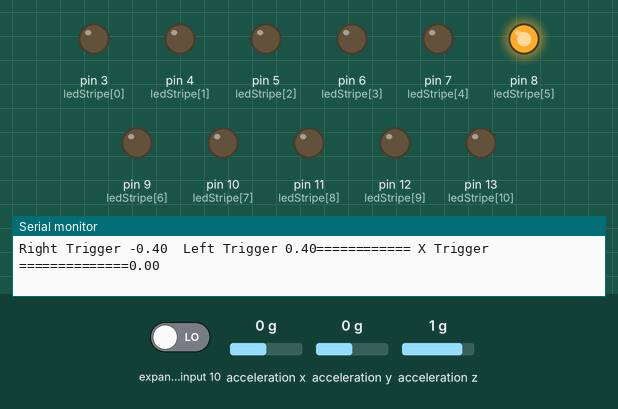
A sketch run on a simulated Arduino Uno, built with avr-gcc and run on an emulated ATmega328P. Shown: output pins drawn as LEDs (lit = HIGH), the last lines printed to the serial monitor. Wiring (inferred from the names in the program): ADXL345 accelerometer at I2C address 0x53. Dashed ring = blinking. The inputs (shaded band) are chosen by the test bench; at power-on: acceleration x 0 g, expander input 10 LOW, acceleration y 0 g, acceleration z 1 g.

Above: at 2.2 s.
2.3 s: acceleration x set to -0.3 g
5.3 s: acceleration x set to -0.6 g
At 5.54 s:
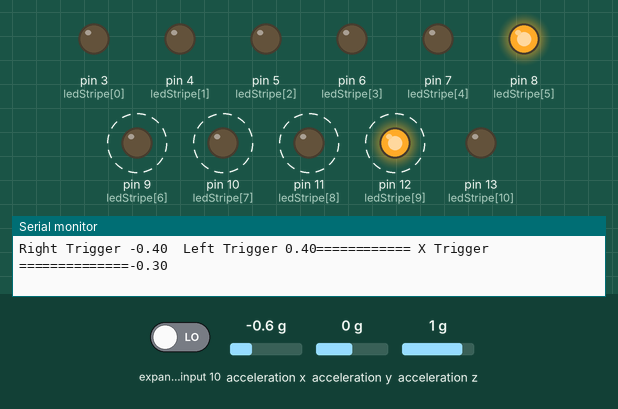
8.3 s: acceleration x set to 0.8 g
At 9.74 s:
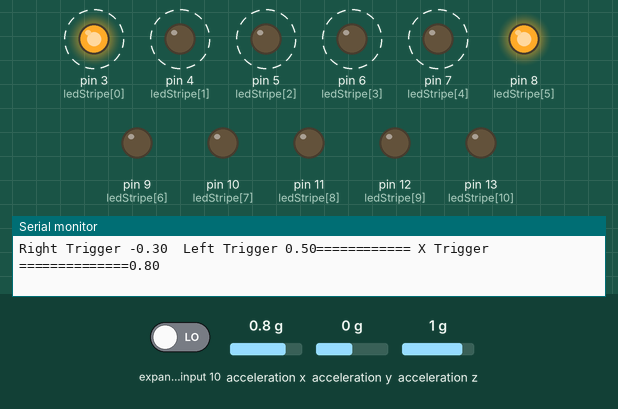
Timing chart, 0 to 17.3 s (numbered marks = the images above; inputs shaded):
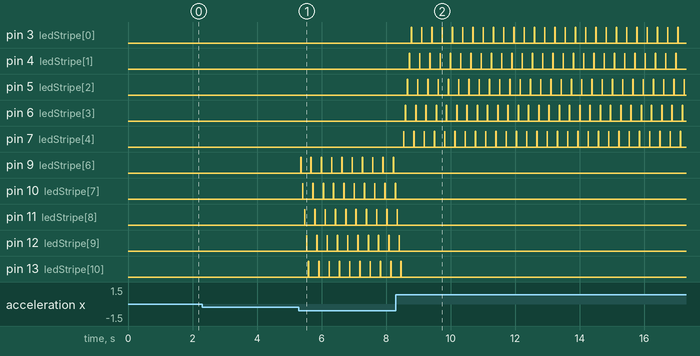

The sketch:

ADXL_Accelerometer.ino
```cpp
  /*
    Arduino and ADXL345 Accelerometer Tutorial
     by Dejan, https://howtomechatronics.com
*/

#include <Wire.h>  // Wire library - used for I2C communication

//Variables
int ADXL345 = 0x53; // The ADXL345 sensor I2C address

float X_out, Y_out, Z_out;  // Outputs

float right_trigger = -0.4; // Global VAR position to the right arrow

float left_trigger = 0.4; // Global VAR position to the left arrow

int ledStripe[] = {3,4,5,6,7,8,9,10,11,12,13};
int leftLed[] = {9,10,11,12,13}; //pins for left arrow
int rightLed[] = {7,6,5,4,3}; //pins for right a dfrrow
int breakLight[] = {8}; //intialize ledw d (safety led)

int pinCount = 11; // total number of pins

unsigned long duration;

//Variables

int startRead(){

  Wire.beginTransmission(ADXL345);
  Wire.write(0x32); // Start with register 0x32 (ACCEL_XOUT_H)
  Wire.endTransmission(false);
  Wire.requestFrom(ADXL345, 6, true); // Read 6 registers total, each axis value is stored in 2 registers
  X_out = ( Wire.read()| Wire.read() << 8); // X-axis value
  X_out = X_out/256; //For a range of +-2g, we need to divide the raw values by 256, according to the datasheet
  Y_out = ( Wire.read()| Wire.read() << 8); // Y-axis value
  Y_out = Y_out/256;
  Z_out = ( Wire.read()| Wire.read() << 8); // Z-axis value
  Z_out = Z_out/256;

 }


int keepRightBlink(){

  for(int x = 0; x < 5; x++) {
      digitalWrite(rightLed[x], HIGH);
      delay(10);
      digitalWrite(rightLed[x], LOW);
      delay(50);
    }
}

int keepLeftBlink(){

  for(int x = 0; x < 5; x++) {
      digitalWrite(leftLed[x], HIGH);
      delay(10);
      digitalWrite(leftLed[x], LOW);
      delay(50);
    }
}

void keepSafeBreakLight(){
      digitalWrite(breakLight, HIGH);
      delay(300);
      digitalWrite(breakLight, LOW);
      delay(300);
  }


void setup() {

  Serial.begin(9600); // Initiate serial communication for printing the results on the Serial monitor
  Wire.begin(); // Initiate the Wire library

  // Set ADXL345 in measuring mode
  Wire.beginTransmission(ADXL345); // Start communicating with the device
  Wire.write(0x2D); // Access/ talk to POWER_CTL Register - 0x2D
  // Enable measurement
  Wire.write(8); // (8dec -> 0000 1000 binary) Bit D3 High for measuring enable
  Wire.endTransmission();

  // LED ARROW ///////////////////////////////////////////////////////////////////////////////////////////////////////////


  ///////////////////////////////////////////////////////////////////////////////////////////////////////////

  // Pin LEDs
  // Initialize the pinMode for all the LEDs
  for(int thisPin = 0; thisPin < pinCount; thisPin++) {
    pinMode(ledStripe[thisPin], OUTPUT);
  }


  pinMode(8,OUTPUT); // BReak Light Pin
  digitalWrite(8,HIGH);

/*
    digitalWrite(breakLight, HIGH);
    delay(300);
    digitalWrite(breakLight, LOW);
    delay(300);
 */

   duration = pulseIn(breakLight, HIGH);
   Serial.println(duration);


}

void loop() {
    //Start acceleromter data
    startRead();

    if (X_out < right_trigger){

    right_trigger = X_out + 0.3;

    keepLeftBlink();


    /* TESTERS
    Serial.print('\n');
    Serial.print('\r');
    Serial.print("============ X ==============");
    Serial.print(X_out);
    Serial.print('\n');
    Serial.print('\r');
    */

 }


 if (X_out > left_trigger){

    left_trigger =  X_out - 0.3;

    keepRightBlink();

    /* TESTERS
    Serial.print('\n');
    Serial.print('\r');
    Serial.print("============ X ==============");
    Serial.print(X_out);
    Serial.print('\n');
    Serial.print('\r');
    */

 }


  if(Y_out > left_trigger){ right_trigger = -0.4;} // Check the Y position and if is greater than 0.4 then reset the trigger to -0.4

  if(Y_out > 0.4){left_trigger = 0.4;} // Check the Y position and if is lower than -0.4 then reset the trigger to 0.4

  /*
  Serial.print("Xa=     ");
  Serial.print(X_out);
  Serial.print("      Ya= ");
  Serial.print(Y_out);
  Serial.print("      Za= ");
  Serial.println(Z_out);
*/

  Serial.print("Right Trigger ");
  Serial.print(right_trigger);
  Serial.print("  Left Trigger ");
  Serial.print(left_trigger);


  Serial.print("============ X Trigger ==============");
  Serial.print(X_out);
  Serial.print('\n');
  Serial.print('\r');


  return ;


}
```

Measured:
- the behaviour switches between -0.4 and -0.5 g on acceleration x (found by bisection; images 0 and 1)
- after the input at 5.3 s, pin 9 (ledStripe[6]): alternates HIGH for 0.01 s and LOW for 0.31 s, starting after 0.05 s; pin 10 (ledStripe[7]): alternates HIGH for 0.01 s and LOW for 0.31 s, starting after 0.11 s
- after the input at 8.3 s, pin 3 (ledStripe[0]): alternates HIGH for 0.01 s and LOW for 0.31 s, starting after 0.48 s; pin 4 (ledStripe[1]): alternates HIGH for 0.01 s and LOW for 0.31 s, starting after 0.42 s
